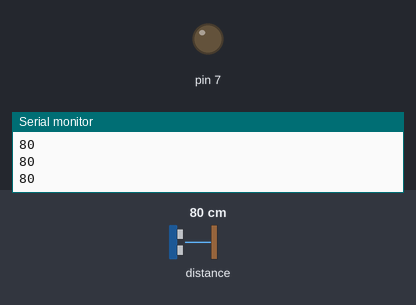
This sketch was run on a simulated Arduino Uno, built with avr-gcc and run on an emulated ATmega328P. Shown: output pins drawn as LEDs (lit = HIGH), the last lines printed to the serial monitor. Wiring (inferred from the names in the program): LIDAR-Lite range finder at I2C address 0x62. The inputs (shaded band) are chosen by the test bench; at power-on: distance to the obstacle 80 cm. Storage starts empty.

Above: at 10.8 s.
10.9 s: distance to the obstacle set to 11 cm
13.9 s: distance to the obstacle set to 8 cm
At 17.5 s:
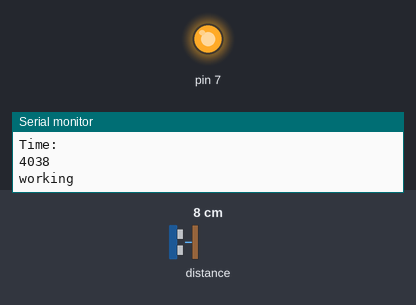
Timing chart, 0 to 22.9 s (numbered marks = the images above; inputs shaded):
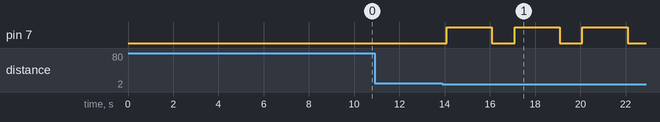

Measured:
- the behaviour switches between 10 and 9 cm on distance to the obstacle (found by bisection; images 0 and 1)
- by itself, pin 7: alternates HIGH for 2.0 s and LOW for 1.0 s

The sketch:

checkoff1.ino
```cpp
#include <stdint.h>
#include <Wire.h>
#include "lidarv3hp.h"
#include <SPI.h>
#include <SD.h>

String dataBuf;
LIDARLite_v3HP myLidarLite;

#define FAST_I2C
File myFile;
int config_val = 7;

const uint16_t bufSize = 240;
uint8_t buf[bufSize];
uint16_t index = 0;

unsigned int chunkSize = 512;

enum rangeType_T
{
    RANGE_NONE,
    RANGE_SINGLE,
    RANGE_CONTINUOUS,
    RANGE_TIMER
};

void setup(){
    dataBuf.reserve(1024);
    chunkSize = myFile.availableForWrite();
    pinMode(7, OUTPUT);
    // Initialize Arduino serial port (for display of ASCII output to PC)
    Serial.begin(9600);

    // Initialize Arduino I2C (for communication to LidarLite)
    Wire.begin();
    #ifdef FAST_I2C
        #if ARDUINO >= 157
            Wire.setClock(400000UL); // Set I2C frequency to 400kHz (for Arduino Due)
        #else
            TWBR = ((F_CPU / 400000UL) - 16) / 2; // Set I2C frequency to 400kHz
        #endif
    #endif

    //7 is good
    myLidarLite.configure(config_val);

    if (!SD.begin(10)) {
      Serial.println("initialization failed!");
      while (1);
    }

    SD.remove("test.txt");
    myFile = SD.open("test.txt", FILE_WRITE);

    //Discard first distance

}


void loop(){
    delay(10000);
    uint16_t distance;
    uint8_t  newDistance = 0;
    uint8_t  c;

    int startTime = millis();
    for(int i=0;i<1000;i++){
      //use distanceFast
      newDistance = distanceFast(&distance);
      myFile.print(distance);
      //bufWrite(distance);
      Serial.println(distance);

      /*
      if(index>=bufSize){
        myFile.write(buf,index);
        index = 0;
      }
      buf[index] = highByte(distance);
      index++;
      buf[index] = lowByte(distance);
      index++;
      */

    }

    //bufFlush();
    int endTime = millis();
    //bufFlush();
    Serial.println("Time: ");
    myFile.print("\n");
    myFile.print("Time: ");
    int finalTime = endTime-startTime;
    Serial.println(finalTime);
    myFile.println(finalTime);
    myFile.println(config_val);
    myFile.println("From the breadboard!");
    myFile.close();

    while(1){
      digitalWrite(7,HIGH);
      delay(2000);
      digitalWrite(7,LOW);
      delay(1000);
      Serial.println("working");
    }


}

uint8_t distanceFast(uint16_t * distance)
{
    myLidarLite.waitForBusy();
    myLidarLite.takeRange();
    *distance = myLidarLite.readDistance();

    return 1;
}

uint8_t distanceSingle(uint16_t * distance)
{
    myLidarLite.waitForBusy();
    myLidarLite.takeRange();
    myLidarLite.waitForBusy();
    *distance = myLidarLite.readDistance();

    return 1;
}


//For string buffer
void bufWrite(uint16_t data){
  dataBuf+= data;
  if (chunkSize && dataBuf.length() >= chunkSize) {
    myFile.write(dataBuf.c_str(), chunkSize);
    dataBuf.remove(0, chunkSize);
  }
}

void bufFlush(){
    if (dataBuf.length() != 0)
    {
    myFile.write(dataBuf.c_str(), dataBuf.length());
    }
}
```

lidarv3hp.h
```cpp
#ifndef lidarv3hp_h
#define lidarv3hp_h

#define LIDARLITE_ADDR_DEFAULT 0x62

#include <Arduino.h>
#include <stdint.h>

class LIDARLite_v3HP
{
  public:
      void      configure   (uint8_t configuration = 0, uint8_t lidarliteAddress = LIDARLITE_ADDR_DEFAULT);

      void      setI2Caddr  (uint8_t newAddress, uint8_t disableDefault, uint8_t lidarliteAddress = LIDARLITE_ADDR_DEFAULT);
      uint16_t  readDistance(uint8_t lidarliteAddress = LIDARLITE_ADDR_DEFAULT);
      void      waitForBusy (uint8_t lidarliteAddress = LIDARLITE_ADDR_DEFAULT);
      uint8_t   getBusyFlag (uint8_t lidarliteAddress = LIDARLITE_ADDR_DEFAULT);
      void      takeRange   (uint8_t lidarliteAddress = LIDARLITE_ADDR_DEFAULT);
      void      resetReferenceFilter (uint8_t lidarliteAddress = LIDARLITE_ADDR_DEFAULT);

      void      write (uint8_t regAddr, uint8_t * dataBytes, uint8_t numBytes, uint8_t lidarliteAddress = LIDARLITE_ADDR_DEFAULT);
      void      read  (uint8_t regAddr, uint8_t * dataBytes, uint8_t numBytes, uint8_t lidarliteAddress = LIDARLITE_ADDR_DEFAULT);

      void      correlationRecordToSerial (uint16_t numberOfReadings = 1024, uint8_t lidarliteAddress = LIDARLITE_ADDR_DEFAULT);
      void      peakStackRead(int16_t * peakArray, int16_t * distArray, uint8_t lidarliteAddress = LIDARLITE_ADDR_DEFAULT);
};

#endif
```

Source omitted: lidarv3hp.cpp (25010 bytes)
